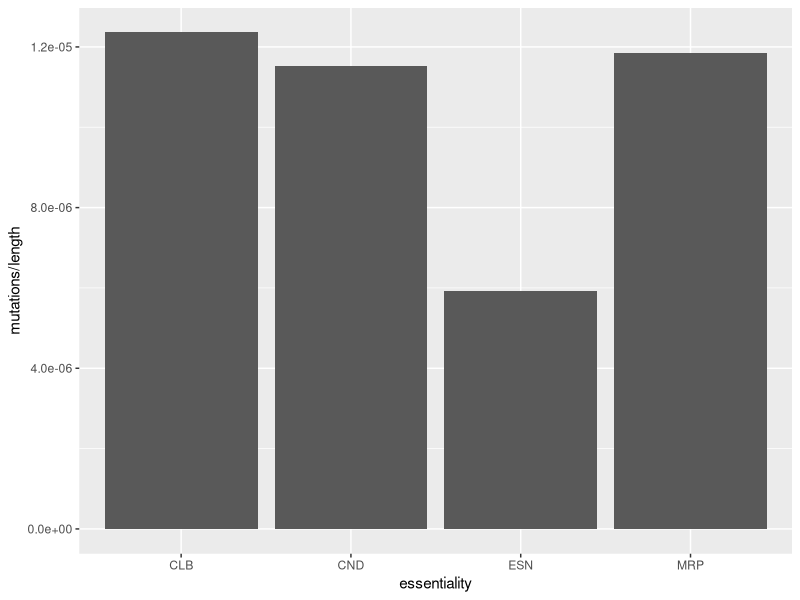

This chart was generated by the following R code:
library(data.table)
library(ggplot2)

# gene level data contains epigenomic, functional, and mutation data for coding regions of each gene
#gene_data<-fread("data/gene_level_data.csv")
gene_data<-fread("data/gene_level_data.SNMs.csv")

# we can examine for example, mutation rates in essential vs non-essential functional categories of genes
#mutation_essentiality<-gene_data[essentiality!="" ,.(mutations=sum((SNV+InDel)*`CDS length`), length=sum(`CDS length`)), by=.(essentiality)]
#mutation_essentiality<-gene_data[essentiality!="" ,.(mutations=sum(`Monroe CDS Count`), length=sum(`Local CDS length`)), by=.(essentiality)]
#mutation_essentiality<-gene_data[essentiality!="" ,.(mutations=sum(`Monroe intron Count`), length=sum(`Local Intron length`)), by=.(essentiality)]
#mutation_essentiality<-gene_data[essentiality!="" ,.(mutations=sum(`Weng CDS Count`), length=sum(`Local CDS length`)), by=.(essentiality)]
mutation_essentiality<-gene_data[essentiality!="" ,.(mutations=sum(`Weng intron Count`), length=sum(`Local Intron length`)), by=.(essentiality)]



ggplot(mutation_essentiality, aes(x=essentiality, y=mutations/length))+
  geom_bar(stat="identity")
